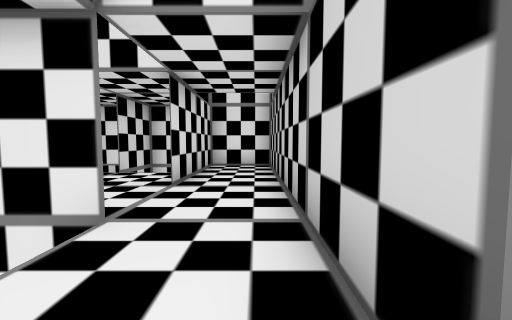
[1] (above)

17 first-person views from a walk through a 3-D level made in the Godot game engine. The camera is 1.4 m above the floor, tilts 4° down and sees 90° across. The floor is counted in squares, 1.8 m on a side. Each view is taken from the middle of a square. On the plan, view 1 faces up. The plan holds only what a view shows up to about 10 squares ahead; the rest is blank. The place goes on beyond the plan.

[2]
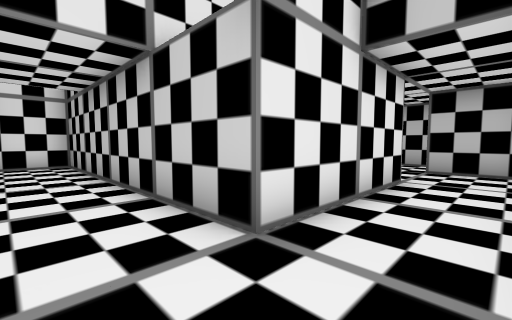

[3]
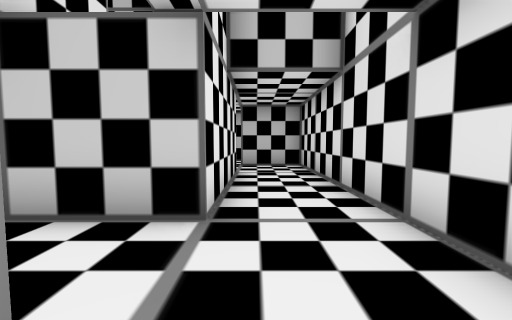

[4]
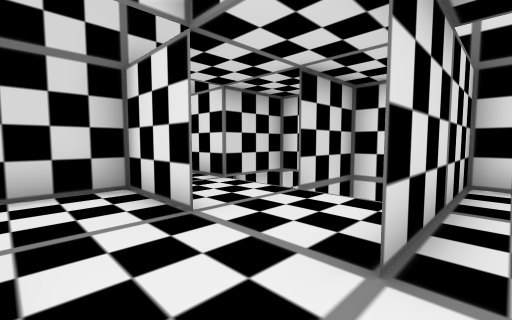

[5]
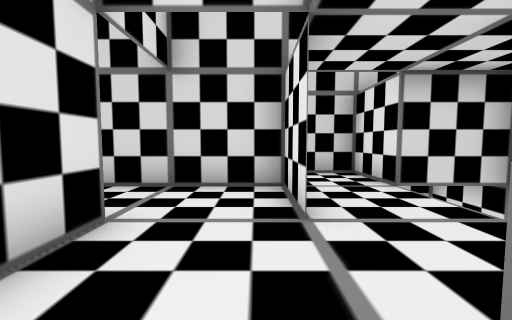

[6]
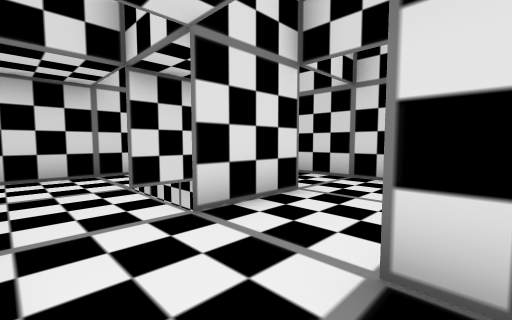

[7]
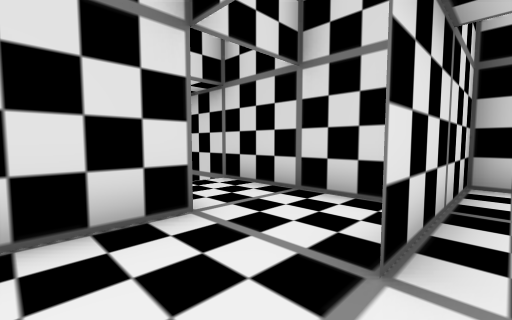

[8]
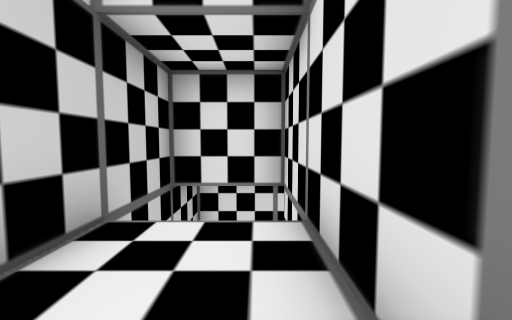

[9]
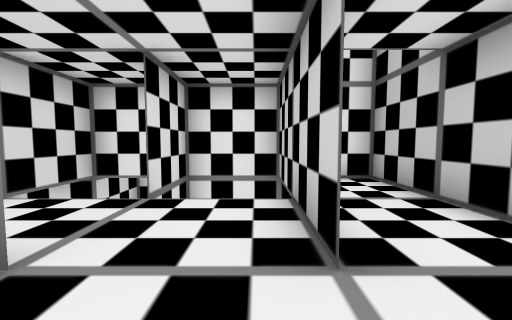

[10]
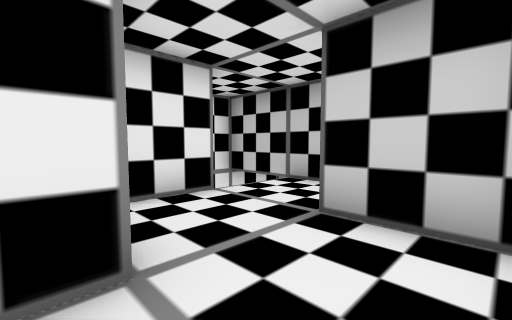

[11]
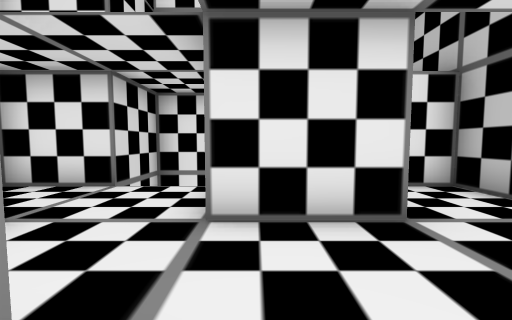

[12]
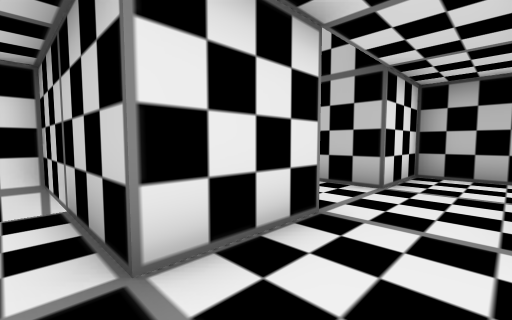

[13]
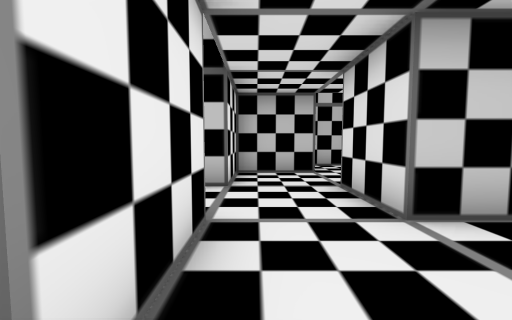

[14]
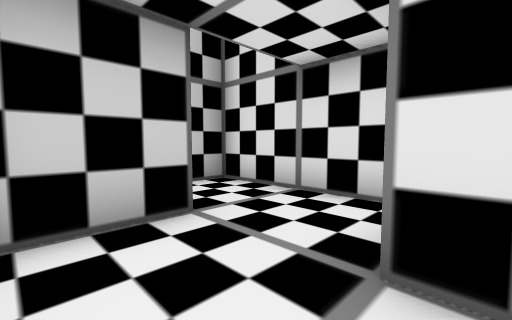

[15]
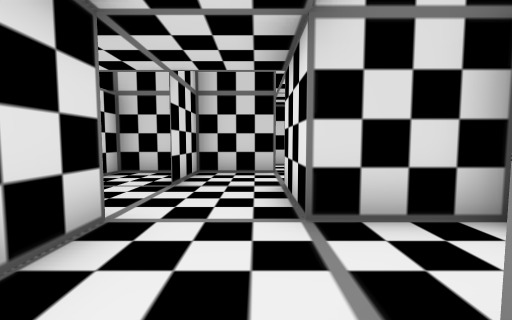

[16]
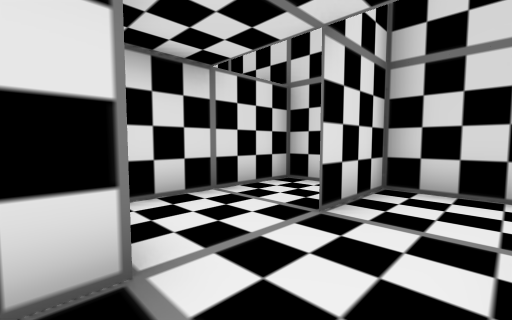

[17]
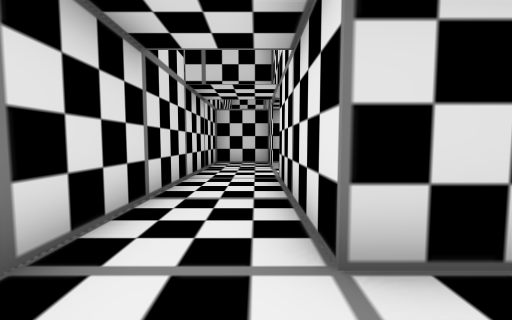

### Floor plan
Points are (right, up) in squares from view 1. A wall is a line through its corners. A room is listed if a view was taken in it or the views show most of it. See-through windows are left out.
Room 1 (views 1, 2, 3, 10, 13, 17)
walls: (4.5, 1.6) (4.5, 0.5) (0.5, 0.5); (6.5, -1.6) (6.5, 0.5) (6.5, -0.5); (6.5, 2.5) (4.5, 2.5); (-1.5, 0.5) (-3.1, 0.5); (8.5, 0.5) (8.5, 2.5); (-3.5, 0.9) (-3.5, -1.5); (-5.5, -1.5) (7, -1.5)
ways out: opening at (-0.5, 1.5) to room 2; opening at (8, 0) to room 5; opening at (7, 3.5)
Room 2 (views 4, 5, 7, 9)
walls: (-1.5, 4.5) (-1.5, 8.4); (-3.6, 2.5) (-1.5, 2.5); (-5.5, 6.5) (-7.5, 6.5) (-7.5, 4.5) (-3.5, 4.5); (-2, 8.5) (-5.5, 8.5); (-3.5, 8.6) (-3.5, 6.5); (0.5, 0.5) (0.5, 4.5)
ways out: opening at (-0.5, 1.5) to room 1; opening at (0, 5) to room 3; opening at (-3, 3) to room 4
Room 3 (view 6)
walls: (-1.5, 8.5) (-1.5, 4.5); (0.5, 4.5) (0.5, 8.5) (-2, 8.5)
ways out: opening at (0, 5) to room 2
Room 4 (view 8)
walls: (-3.4, 4.5) (-5.5, 4.5) (-5.5, -1.5); (-3.5, -1.5) (-3.5, 1.6)
ways out: opening at (-3, 3) to room 2
Room 5 (views 11, 12, 14, 15, 16)
walls: (10.5, -2.6) (10.5, -1.5) (12.5, -1.5); (14.5, -1.6) (14.5, 0.5) (12.5, 0.5) (12.5, 2.5) (11.6, 2.5); (13.1, -3.5) (16.5, -3.5) (16.5, -1.9); (10.5, 2.6) (10.5, 0.5) (8.5, 0.5); (7, -1.5) (8.5, -1.5); (6.5, -0.5) (6.5, -2)
ways out: opening at (8, 0) to room 1; opening at (9.5, -2) to room 6
Room 6 (no view inside)
walls: (6.5, -2) (6.5, -3.5) (9.9, -3.5)
ways out: opening at (9.5, -2) to room 5

Where each view was taken, in squares from view 1:
view 1: 0 up, 0 right, facing up
view 2: 1 down, 1 left, facing up-right
view 3: 0 up, 2 left, facing right
view 4: 3 up, 1 left, facing up-left
view 5: 4 up, 1 left, facing left
view 6: 5 up, 0 right, facing down-left
view 7: 5 up, 2 left, facing down-left
view 8: 3 up, 5 left, facing down
view 9: 3 up, 2 left, facing up
view 10: 1 down, 4 right, facing up-right
view 11: 2 down, 9 right, facing up
view 12: 1 down, 8 right, facing up-right
view 13: 0 up, 8 right, facing right
view 14: 0 up, 12 right, facing down-right
view 15: 0 up, 13 right, facing left
view 16: 0 up, 11 right, facing down-left
view 17: 0 up, 6 right, facing left
